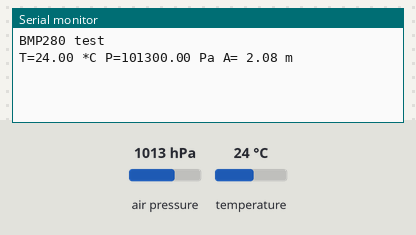
This sketch was run on a simulated Arduino Uno, built with avr-gcc and run on an emulated ATmega328P. On the bench: the last lines printed to the serial monitor. The inputs (shaded band) are chosen by the test bench; at power-on: air pressure 1013 hPa, temperature 24 °C.

Above: at 1.2 s.
1.3 s: air pressure set to 952 hPa
At 5.4 s:
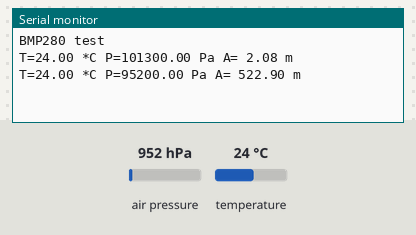
5.5 s: temperature set to 12 °C
9.7 s: air pressure set to 975 hPa
At 11.0 s:
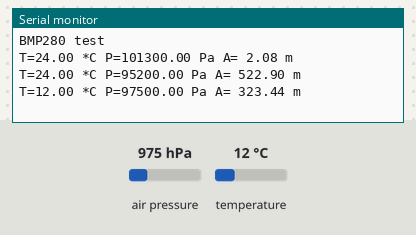
Timing chart, 0 to 12.7 s (numbered marks = the images above; inputs shaded):
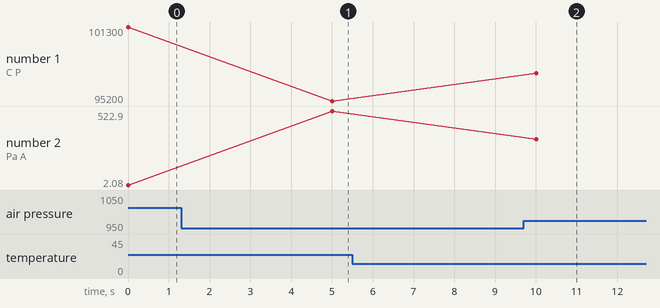

The sketch:

ESP8266_BMP280_I2C.ino
```cpp
/**********************************************
 * Catalin Batrinu bcatalin@gmail.com
 * Read temperature and pressure from BMP280
 * and send it to thingspeaks.com
**********************************************/

#include <Wire.h>
#include <SPI.h>
#include <Adafruit_Sensor.h>
#include <Adafruit_BMP280.h>

#define BMP_SCK 13
#define BMP_MISO 12
#define BMP_MOSI 11
#define BMP_CS 10

Adafruit_BMP280 bme; // I2C
TwoWire wire; //need to change default SDA/SCL for ESP01

// replace with your channel’s thingspeak API key,

/**************************
 *   S E T U P
 **************************/
void setup() {
  Serial.begin(115200);
  Serial.println("BMP280 test");

  wire.begin(2, 0);

  if (!bme.begin()) {
    Serial.println("Could not find a valid BMP280 sensor, check wiring!");
    while (1);
  }

}

  /**************************
 *  L O O P
 **************************/
void loop() {
    Serial.print("T=");
    Serial.print(bme.readTemperature());
    Serial.print(" *C");

    Serial.print(" P=");
    Serial.print(bme.readPressure());
    Serial.print(" Pa");

    Serial.print(" A= ");
    Serial.print(bme.readAltitude(1013.25)); // this should be adjusted to your local forcase
    Serial.println(" m");

    delay(5000);
}
```

Measured:
- after the input at 1.3 s, the serial monitor: prints a new line after 3.7 s (image 1)
- after the input at 9.7 s, the serial monitor: prints a new line after 0.31 s (image 2)
- plotted number 1: 101300 → 95200 after the input at 1.3 s, 95200 → 97500 after the input at 9.7 s
- plotted number 2: 2.08 → 522.9 after the input at 1.3 s, 522.9 → 323.44 after the input at 9.7 s
